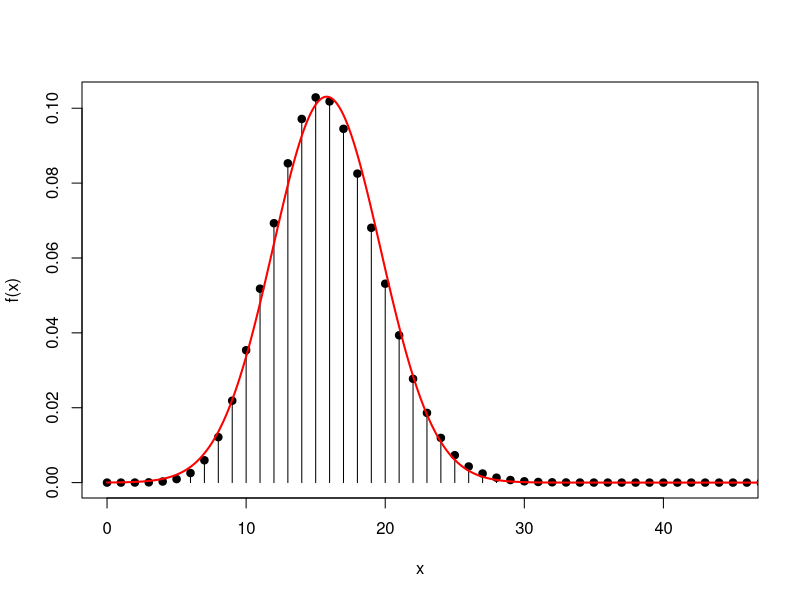

Generate this figure with R:
## ---- chunk 1
# R code
1 - pbinom(21, size=300, prob=2/38)
## ---- chunk 2
# R
1 - pnorm(22, mean=300 * 2/38, sd=sqrt(300 * 2/38 * (1 - 2/38)))
## ---- chunk 3
plot(0:50, dbinom(0:50, 300, 2/38), pch=19, xlab="x", ylab="f(x)", xlim=c(0, 45))
for(x in 0:50) {
  lines(c(x, x), c(0, dbinom(x, 300, 2/38)))
}

x <- seq(0, 50, by=.1)
lines(x, dnorm(x, mean=15.79, sd=3.87), col="red", lwd=2)
## ---- chunk 4
        # R code
        n <- 10
        replicate(9999,
                  sum(sample(c(35, rep(-1, 37)), size=n, replace=TRUE)))
        # You can use hist() to make a histogram of these results.
